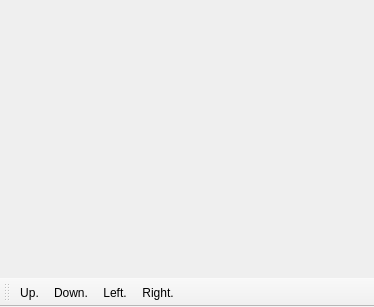
<?xml version="1.0" encoding="UTF-8"?>
<ui version="4.0">
 <class>table</class>
 <widget class="QMainWindow" name="table">
  <property name="geometry">
   <rect>
    <x>0</x>
    <y>0</y>
    <width>374</width>
    <height>307</height>
   </rect>
  </property>
  <property name="windowTitle">
   <string>2048</string>
  </property>
  <property name="windowIcon">
   <iconset resource="files.qrc">
    <normaloff>:/icons/gem5.png</normaloff>:/icons/gem5.png</iconset>
  </property>
  <widget class="QWidget" name="centralWidget">
   <layout class="QVBoxLayout" name="verticalLayout"/>
  </widget>
  <widget class="QToolBar" name="mainToolBar">
   <attribute name="toolBarArea">
    <enum>BottomToolBarArea</enum>
   </attribute>
   <attribute name="toolBarBreak">
    <bool>false</bool>
   </attribute>
   <addaction name="Up"/>
   <addaction name="Down"/>
   <addaction name="Left"/>
   <addaction name="Right"/>
  </widget>
  <action name="Up">
   <property name="text">
    <string>Up.</string>
   </property>
   <property name="shortcut">
    <string>Up</string>
   </property>
  </action>
  <action name="Down">
   <property name="enabled">
    <bool>true</bool>
   </property>
   <property name="text">
    <string>Down.</string>
   </property>
   <property name="shortcut">
    <string>Down</string>
   </property>
  </action>
  <action name="Left">
   <property name="text">
    <string>Left.</string>
   </property>
   <property name="shortcut">
    <string>Left</string>
   </property>
  </action>
  <action name="Right">
   <property name="text">
    <string>Right.</string>
   </property>
   <property name="shortcut">
    <string>Right</string>
   </property>
  </action>
 </widget>
 <layoutdefault spacing="6" margin="11"/>
 <resources>
  <include location="files.qrc"/>
 </resources>
 <connections/>
</ui>
